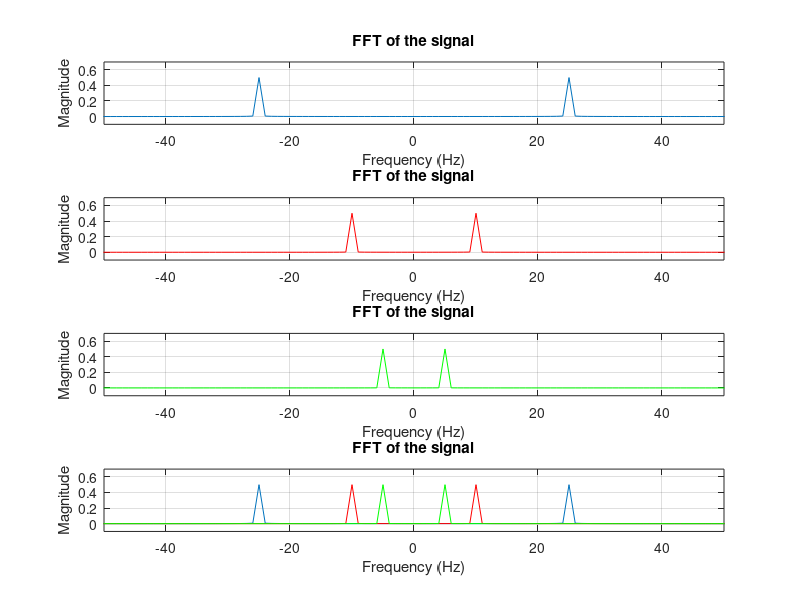

MATLAB code for this plot:
clc; close all; clear all;

% Parameters        % Desired frequency of 10 Hz
N = 2056;
te = 1 / (N-1);        % Sampling interval, so sampling rate is 1000 Hz
fe = 1 / te;          % Sampling frequency

% Time vector
t = 0:te:1;        % 1 second of data

% Signal
f1 = 25;      
x1 = cos(2 * pi * f1 * t);


f2 = 10;      
x2 = cos(2 * pi * f2 * t);

f3 = 5;      
x3 = cos(2 * pi * f3 * t);

% Fourier Transform and Frequency Vector
X1 = abs(fft(x1));
X1 = fftshift(X1)/N;      % Shift zero frequency to the center

X2 = abs(fft(x2));
X2 = fftshift(X2)/N;

X3 = abs(fft(x3));
X3 = fftshift(X3)/N;

% Frequency vector for plotting
freq = -fe/2 - (fe/(2*N)) : fe/2 - (fe/(2*N));

% Plot
subplot(411);
plot(freq, X1);
xlim([-50 50]);       % Focus on the range around 0 Hz
ylim([-0.1 0.7]); 
title('FFT of the signal');
xlabel('Frequency (Hz)');
ylabel('Magnitude');
grid on;

subplot(412);
plot(freq, X2,'r');
xlim([-50 50]);       % Focus on the range around 0 Hz
ylim([-0.1 0.7]); 
title('FFT of the signal');
xlabel('Frequency (Hz)');
ylabel('Magnitude');
grid on;

subplot(413);
plot(freq, X3,'g');
xlim([-50 50]);       % Focus on the range around 0 Hz
ylim([-0.1 0.7]); 
title('FFT of the signal');
xlabel('Frequency (Hz)');
ylabel('Magnitude');
grid on;


subplot(414);
plot(freq, X1);
hold on;
plot(freq, X2,'r');
hold on;
plot(freq, X3,'g');
xlim([-50 50]);       % Focus on the range around 0 Hz
ylim([-0.1 0.7]); 
title('FFT of the signal');
xlabel('Frequency (Hz)');
ylabel('Magnitude');
grid on;





